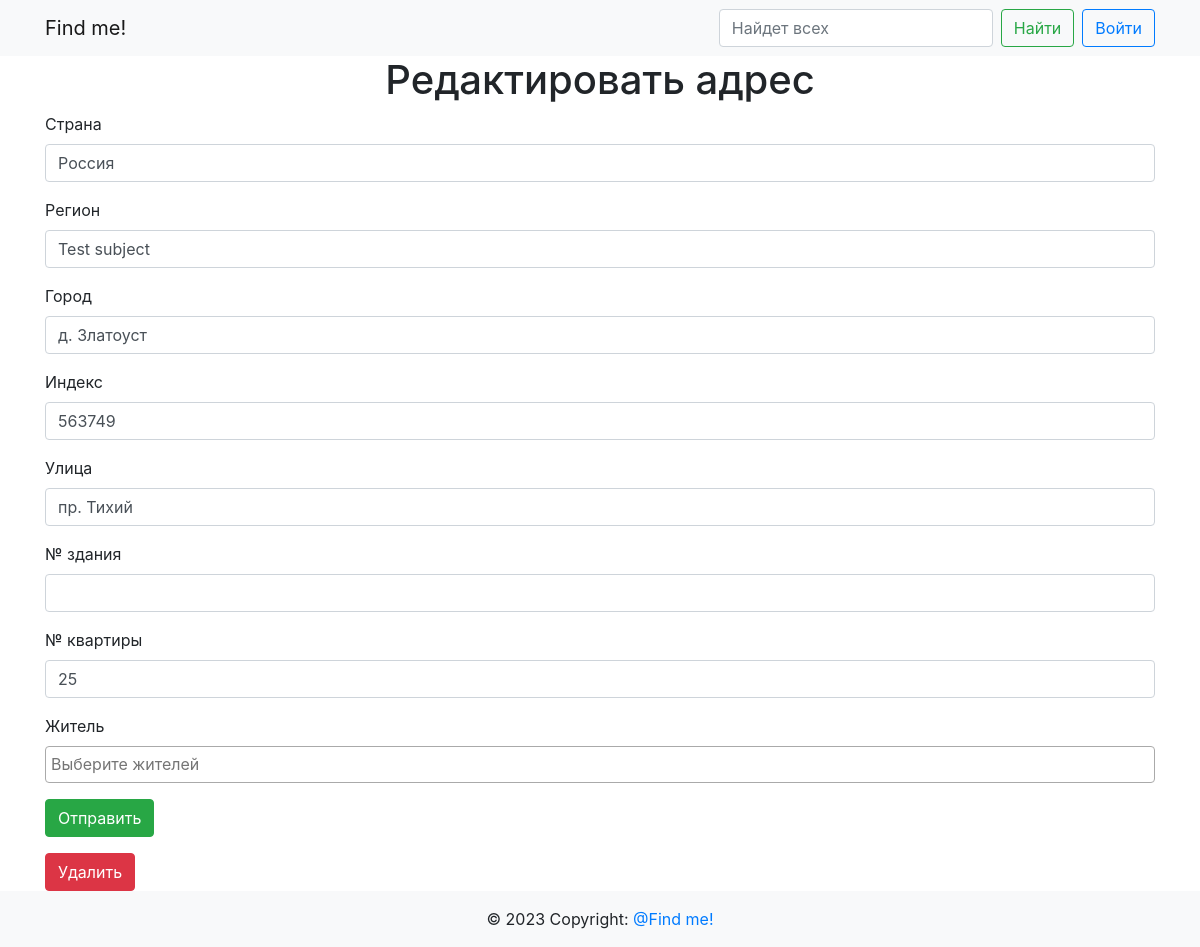
Screenshot of /edit/5 with the database file from the repository.
### app/main/models.py (models this page shows)
class Adress(db.Model):
    id = db.Column(db.Integer, primary_key=True)
    country = db.Column(db.String(64), nullable=False)
    subject = db.Column(db.String(64), nullable=False)
    city = db.Column(db.String(64), nullable=False)
    index = db.Column(db.Integer, nullable=False)
    street = db.Column(db.String(64), nullable=False)
    number_building = db.Column(db.Integer, nullable=False)
    number_flat = db.Column(db.Integer, nullable=False)
    residents = db.relationship(
        "Resident",
        secondary=adressobject_resident,
        backref=db.backref("addresses", lazy="dynamic"),
    )

### app/main/routes.py (the view, shortened to what this page needs)
@bp.route("/edit/<int:address_id>", methods=["GET", "POST"])
def edit_id(address_id):
    form = AdressForm(obj=Adress.query.get(address_id))
    return render_template(
        "main/edit_address.html",
        title=_("Добавить адрес"),
        form=form,
        address_id=address_id,
    )

### app/main/forms.py
class AdressForm(FlaskForm):
    country = StringField(_l("Страна"), validators=[DataRequired()])
    subject = StringField(_l("Регион"), validators=[DataRequired()])
    city = StringField(_l("Город"), validators=[DataRequired()])
    index = IntegerField(_l("Индекс"), validators=[DataRequired()])
    street = StringField(_l("Улица"), validators=[DataRequired()])
    number_building = IntegerField(_l("№ здания"), validators=[DataRequired()])
    number_flat = IntegerField(_l("№ квартиры"), validators=[DataRequired()])
    residents = QuerySelectMultipleField(
        "Житель", query_factory=lambda: Resident.query
    )
    submit = SubmitField(_l("Отправить"))

### app/main/models.py (called while the page is built)
    def __repr__(self) -> str:
        return f"{self.second_name} {self.first_name} {self.middle_name}"

### app/templates/main/edit_address.html (shortened to what this page needs)
{% extends 'base.html' %}
{% block scripts %}
    <link href="{{ url_for("static", filename="select2/css/select2.min.css") }}"
          rel="stylesheet"/>
{% endblock scripts %}
{% block content %}
    <div class="container">
        <h1 class="text-center">Редактировать адрес</h1>
        <form action="" method="post">
            <p>
                {{ form.country.label(class="form-label") }}
                <br>
                {{ form.country(size=32, class="form-control") }}
            </p>
            <p>
                {{ form.subject.label(class="form-label") }}
                <br>
                {{ form.subject(size=32, class="form-control") }}
            </p>
            <p>
                {{ form.city.label(class="form-label") }}
                <br>
                {{ form.city(size=32, class="form-control") }}
            </p>
            <p>
                {{ form.index.label(class="form-label") }}
                <br>
                {{ form.index(size=32, class="form-control") }}
            </p>
            <p>
                {{ form.street.label(class="form-label") }}
                <br>
                {{ form.street(size=32, class="form-control") }}
            </p>
            <p>
                {{ form.number_building.label(class="form-label") }}
                <br>
                {{ form.number_building(size=32, class="form-control") }}
            </p>
            <p>
                {{ form.number_flat.label(class="form-label") }}
                <br>
                {{ form.number_flat(size=32, class="form-control") }}
            </p>
            <p>
                {{ form.residents.label(class="form-label") }}
                <br>
            </p>
            <p>{{ form.submit(class="btn btn-success") }}</p>
        </form>
        <form action="post">
            <a href="{{ url_for("main.delete_id", address_id=address_id)}}" class="btn btn-danger">Удалить
            </a>
        </form>
    </div>
{% endblock content %}

### rows the page displays
Adress: country "Россия", subject "Test subject", city "д. Златоуст", index "563749", street "пр. Тихий", number_flat "25"
